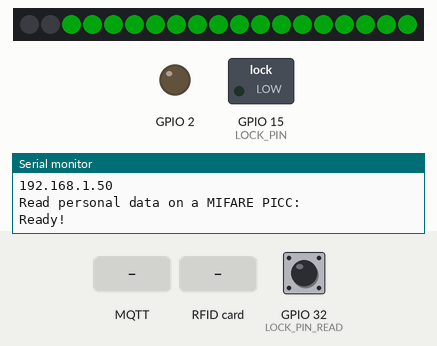
Recording of a sketch running on a simulated ESP32. On the bench: 19 RGB LEDs in strip order, left to right, switched loads named in the sketch (green lamp = pin HIGH), output pins drawn as LEDs (lit = HIGH), the last lines printed to the serial monitor. The inputs (shaded band) are chosen by the test bench; at power-on: GPIO 32 (LOCK_PIN_READ) HIGH. Dim RGB values are drawn brighter than linear; WiFi joins after 1.5 s; servers stay silent unless stated; random numbers use the default seed unless the sketch sets one; no MQTT or app messages arrive unless stated.

Above: at 3.0 s.
4.6 s: MQTT message "open" arrives on the first subscribed topic
At 5.2 s:
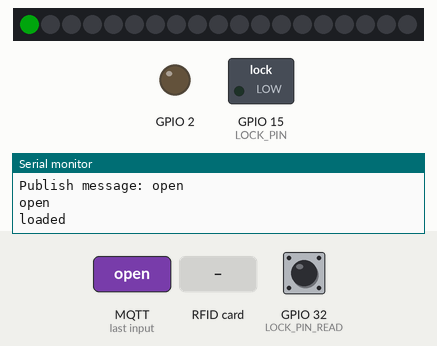
6.1 s: RFID card 14 73 CA 73 held to the reader
At 8.8 s:
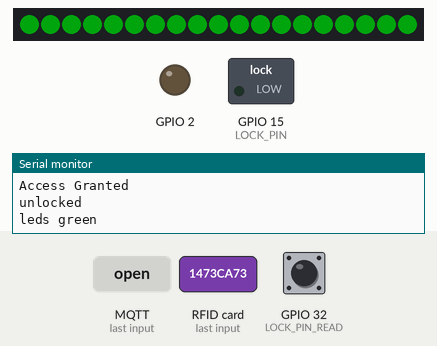
9.1 s: GPIO 32 (LOCK_PIN_READ) pulled LOW for 0.15 s
At 10.6 s:
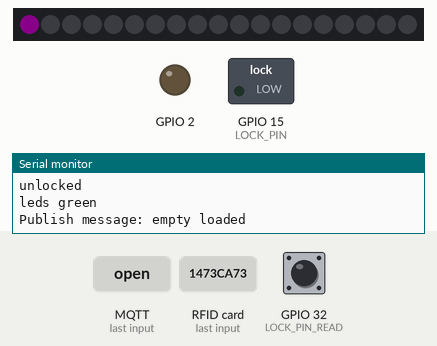
10.9 s: RFID card A4 E3 E6 1E held to the reader
At 12.6 s:
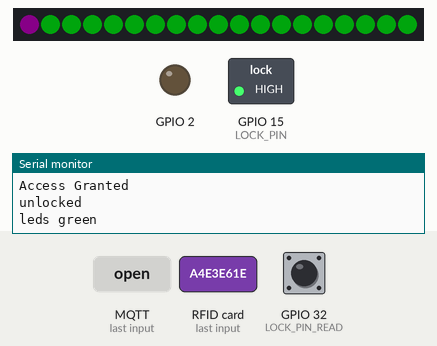
13.9 s: MQTT message "open lock" arrives on the first subscribed topic
At 16.4 s:
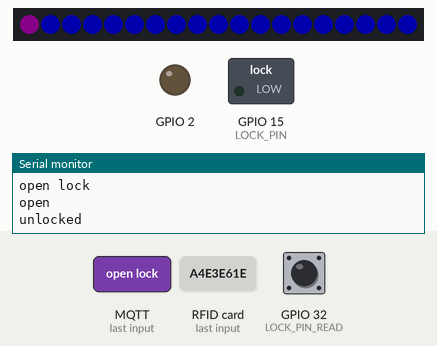
16.7 s: GPIO 32 (LOCK_PIN_READ) pulled LOW for 1 s
At 17.4 s:
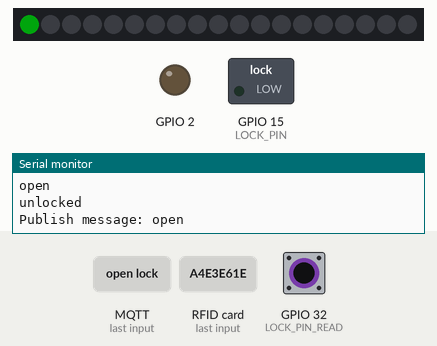
Timing chart, 0 to 19.7 s (numbered marks = the images above; inputs shaded):
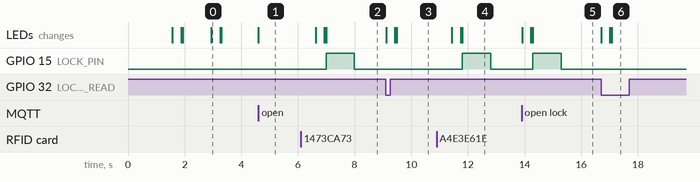

Measured:
- after the input at 4.6 s, the LEDs: change at once (image 1)
- after the input at 6.1 s, GPIO 15 (LOCK_PIN): LOW → HIGH after 0.90 s, → LOW 1.0 s later; the LEDs: first change after 0.52 s (image 2 shows a later state)
- after the input at 9.1 s, the LEDs: first change at once (image 3 shows a later state)
- after the input at 10.9 s, GPIO 15 (LOCK_PIN): LOW → HIGH after 0.90 s, → LOW 1.0 s later; the LEDs: first change after 0.53 s (image 4 shows a later state)
- after the input at 13.9 s, GPIO 15 (LOCK_PIN): LOW → HIGH after 0.39 s, → LOW 1.0 s later; the LEDs: first change at once (image 5 shows a later state)
- after the input at 16.7 s, the LEDs: first change at once (image 6 shows a later state)

The sketch:

mqtt_esp32.ino
```cpp
#include <WiFi.h>
#include <PubSubClient.h>
#include <SPI.h>
#include <MFRC522.h>
#include <Adafruit_NeoPixel.h>

#define PIN 14
#define NUM_LEDS 19
#define BRIGHTNESS 50

Adafruit_NeoPixel strip = Adafruit_NeoPixel(NUM_LEDS, PIN, NEO_GRBW + NEO_KHZ800);

// Update these with values suitable for your network.

const char *ssid = "...";
const char *password = "MeinIMDinDieburg";
const char *mqtt_server = "m21.cloudmqtt.com";
const char *fresaClient = "mini/0";
const char *user = "ixysflsb";
const char *pass = "yqVLDBTa3h1c";
const char *willTopic = fresaClient;
const char *willMsg = "disconnect";

String currentState;
String previousState = "disconnect";
bool disconnect = false;

constexpr uint8_t RST_PIN = 21; // Configurable, see typical pin layout above
constexpr uint8_t SS_PIN = 23;  // Configurable, see typical pin layout above

const int LOCK_PIN = 15;
const int LOCK_PIN_READ = 32;

byte neopix_gamma[] = {
    0, 0, 0, 0, 0, 0, 0, 0, 0, 0, 0, 0, 0, 0, 0, 0,
    0, 0, 0, 0, 0, 0, 0, 0, 0, 0, 0, 0, 1, 1, 1, 1,
    1, 1, 1, 1, 1, 1, 1, 1, 1, 2, 2, 2, 2, 2, 2, 2,
    2, 3, 3, 3, 3, 3, 3, 3, 4, 4, 4, 4, 4, 5, 5, 5,
    5, 6, 6, 6, 6, 7, 7, 7, 7, 8, 8, 8, 9, 9, 9, 10,
    10, 10, 11, 11, 11, 12, 12, 13, 13, 13, 14, 14, 15, 15, 16, 16,
    17, 17, 18, 18, 19, 19, 20, 20, 21, 21, 22, 22, 23, 24, 24, 25,
    25, 26, 27, 27, 28, 29, 29, 30, 31, 32, 32, 33, 34, 35, 35, 36,
    37, 38, 39, 39, 40, 41, 42, 43, 44, 45, 46, 47, 48, 49, 50, 50,
    51, 52, 54, 55, 56, 57, 58, 59, 60, 61, 62, 63, 64, 66, 67, 68,
    69, 70, 72, 73, 74, 75, 77, 78, 79, 81, 82, 83, 85, 86, 87, 89,
    90, 92, 93, 95, 96, 98, 99, 101, 102, 104, 105, 107, 109, 110, 112, 114,
    115, 117, 119, 120, 122, 124, 126, 127, 129, 131, 133, 135, 137, 138, 140, 142,
    144, 146, 148, 150, 152, 154, 156, 158, 160, 162, 164, 167, 169, 171, 173, 175,
    177, 180, 182, 184, 186, 189, 191, 193, 196, 198, 200, 203, 205, 208, 210, 213,
    215, 218, 220, 223, 225, 228, 231, 233, 236, 239, 241, 244, 247, 249, 252, 255};

MFRC522 mfrc522(SS_PIN, RST_PIN); // Create MFRC522 instance

WiFiClient espClient;
PubSubClient client(espClient);
long lastMsg = 0;
char msg[50];
int value = 0;
int lock_state;
bool sent;
bool startup;

void setup_wifi()
{

  delay(10);
  // We start by connecting to a WiFi network
  Serial.println();
  Serial.print("Connecting to ");
  Serial.println(ssid);

  WiFi.begin(ssid, password);

  while (WiFi.status() != WL_CONNECTED)
  {
    delay(500);
    Serial.print(".");
  }

  randomSeed(micros());

  Serial.println("");
  Serial.println("WiFi connected");
  Serial.println("IP address: ");
  Serial.println(WiFi.localIP());
}

void lockControl(String state)
{
  if (state == "open")
  {
    Serial.println("unlocked");

    // Open Lock
    ledControl("open");
    digitalWrite(LOCK_PIN, HIGH);
    delay(1000);
    digitalWrite(LOCK_PIN, LOW);
  }

  if (state == "open lock")
  {
    Serial.println("unlocked");

    // Open Lock
    ledControl("delivery");
    digitalWrite(LOCK_PIN, HIGH);
    delay(1000);
    digitalWrite(LOCK_PIN, LOW);
  }
}

void mqttMsg(char *data)
{
  // send OPEN message to mqtt server
  snprintf(msg, 75, data);
  Serial.print("Publish message: ");
  Serial.println(msg);
  client.publish(fresaClient, msg, true);
  sent = true;
}

void ledControl(String status)
{
  if (status == "open")
  {
    Serial.println("leds green");
    startShow(1);
    // delay(4000);
  }
  else if (status == "delivery")
  {
    startShow(3);
    // delay(4000);
  }
}

void callback(char *topic, byte *payload, unsigned int length)
{
  Serial.print("Message arrived [");
  Serial.print(topic);
  Serial.print("] ");
  for (int i = 0; i < length; i++)
  {
    Serial.print((char)payload[i]);
  }
  payload[length] = '\0';
  String message = String((char *)payload);
  Serial.println();

  if (previousState == "disconnect" && !disconnect)
  {
    // mqttMsg("open");
    currentState = "open";
    previousState = "loaded";
    disconnect = true;
    mqttMsg("open");
    startShow(4);
  }
  else if (message == "disconnect" && disconnect)
  {
    // currentState = "open";
    // previousState = "loaded";
    // mqttMsg("open");
    return;
  }
  else if (message == "open" && disconnect)
  {
    currentState = "open";
    previousState = "loaded";
    startShow(4);
  }
  else
  {
    if (currentState == "open lock")
    {
      // Skip change of previousState due to bug
    }
    else
    {
      previousState = currentState;
    }
    currentState = message;
  }
  Serial.println(currentState);
  Serial.println(previousState);

  if (currentState == "open lock")
  {
    lockControl(currentState);
  }
}

void reconnect()
{
  // Loop until we're reconnected
  while (!client.connected())
  {
    Serial.print("Attempting MQTT connection...");
    // Create a random client ID
    String clientId = "ESP32Client-";
    clientId += String(random(0xffff), HEX);
    // Attempt to connect
    if (client.connect(clientId.c_str(), user, pass))
    {
      Serial.println("connected");
      // ... and resubscribe
      client.subscribe(fresaClient);
      // mqttMsg("open");
    }
    else
    {
      Serial.print("failed, rc=");
      Serial.print(client.state());
      Serial.println(" try again in 5 seconds");
      // Wait 5 seconds before retrying
      delay(5000);
    }
  }
}

void rfid()
{
  // Look for new cards
  if (!mfrc522.PICC_IsNewCardPresent())
  {
    return;
  }
  // Select one of the cards
  if (!mfrc522.PICC_ReadCardSerial())
  {
    return;
  }
  //Show UID on serial monitor
  Serial.println();
  Serial.print(" UID tag :");
  String content = "";
  byte letter;
  for (byte i = 0; i < mfrc522.uid.size; i++)
  {
    Serial.print(mfrc522.uid.uidByte[i] < 0x10 ? " 0" : " ");
    Serial.print(mfrc522.uid.uidByte[i], HEX);
    content.concat(String(mfrc522.uid.uidByte[i] < 0x10 ? " 0" : " "));
    content.concat(String(mfrc522.uid.uidByte[i], HEX));
  }
  content.toUpperCase();
  Serial.println();
  if (content.substring(1) == "14 73 CA 73" || content.substring(1) == "A4 E3 E6 1E" || content.substring(1) == "C6 D9 C8 73") //change UID of the card that you want to give access
  {
    Serial.println("Access Granted");
    delay(500);
    lockControl("open");
    startup = false;
  }

  else
  {
    Serial.println(" Access Denied ");
  }
}

// Fill the dots one after the other with a color, leave the first LED for showing the state
void colorWipe(uint32_t c, uint8_t wait)
{
  for (uint16_t i = 1; i < strip.numPixels(); i++)
  {
    strip.setPixelColor(i, c);
    strip.show();
    delay(wait);
  }
}

//LED Switch States
void startShow(int i)
{
  switch (i)
  {
  case 0:
    colorWipe(strip.Color(0, 0, 0), 20); // Black/off
    break;
  case 1:
    colorWipe(strip.Color(0, 200, 18), 20); // Fresa Green
    break;
  case 2:
    colorWipe(strip.Color(0, 0, 0, 255), 20); //White
    break;
  case 3:
    colorWipe(strip.Color(0, 0, 255), 20); // Blue
    break;
  case 4:
    strip.setPixelColor(0, 0, 200, 18); //Single Fresa
    break;
  case 5:
    strip.setPixelColor(0, 255, 0, 0); //Single Red
    break;
  case 6:
    strip.setPixelColor(0, 0, 0, 255); //Single Blue
    break;
  case 7:
    strip.setPixelColor(0, 50, 0, 50); //Single Violet
    break;
  }
  strip.show();
}

void setup()
{
  pinMode(BUILTIN_LED, OUTPUT); // Initialize the BUILTIN_LED pin as an output
  pinMode(LOCK_PIN, OUTPUT);
  pinMode(LOCK_PIN_READ, INPUT_PULLUP);
  Serial.begin(115200);
  setup_wifi();
  client.setServer(mqtt_server, 18990);
  client.setCallback(callback);
  SPI.begin();                                               // Init SPI bus
  mfrc522.PCD_Init();                                        // Init MFRC522 card
  Serial.println(F("Read personal data on a MIFARE PICC:")); //shows in serial that it is ready to read
  Serial.println(F("Ready!"));

  strip.setBrightness(BRIGHTNESS);
  strip.begin();
  // strip.show(); // Initialize all pixels to 'off'
  startShow(1);
  delay(1000);
  startShow(0);
  startup = true;
}

void loop()
{

  if (!client.connected())
  {
    reconnect();
  }
  client.loop();

  if (currentState == "loaded" || currentState == "open" || currentState == "empty loaded" || currentState == "reserved")
  {
    rfid();
  }

  lock_state = digitalRead(LOCK_PIN_READ); // reads the state of the Lock

  if (lock_state == HIGH && sent)
  {

    sent = false;
    // Serial.println("HIGH");
  }

  if (lock_state == LOW && !sent && previousState == "reserved" && currentState == "open lock")
  {
    // Serial.println("LOW");
    // send OPEN message to mqtt server
    mqttMsg("loaded");
    startShow(0);
    startShow(6);
  }
  else if (lock_state == LOW && !sent && currentState == "open" && (previousState == "loaded" || previousState == "open lock" || previousState == "empty loaded") && !startup)
  {
    mqttMsg("empty loaded");
    startShow(0);
    startShow(7);
  }
  else if (lock_state == LOW && !sent && (currentState == "loaded" || currentState == "empty loaded" || currentState == "open lock"))
  {
    mqttMsg("open");
    startShow(0);
    startShow(4);
  }
  else if (lock_state == LOW && !sent && currentState == "empty loaded" && previousState == "open")
  {
    mqttMsg("open");
    startShow(0);
    startShow(4);
  }
}
```
